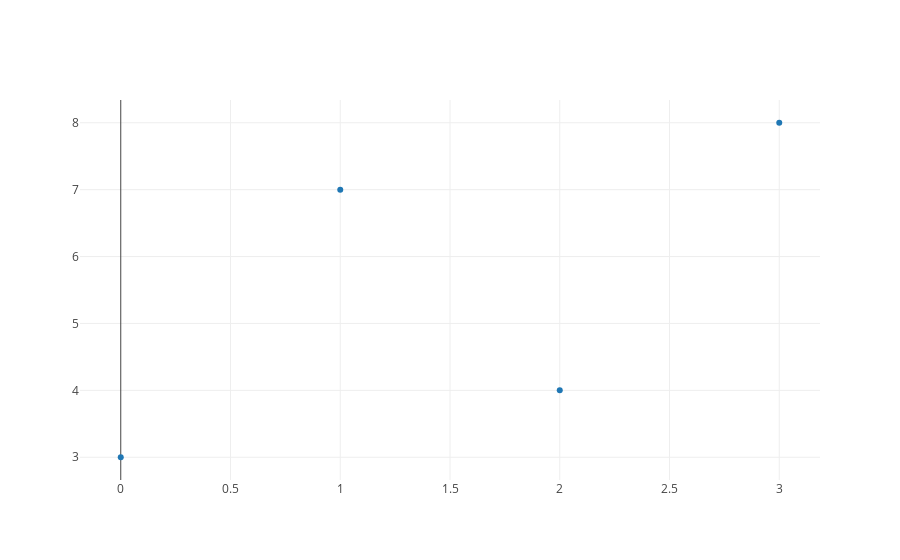

The notebook cell this image was saved under:
### Code cell
# plotly
trace = go.Scatter(
    x = x,
    y = y,
    mode = 'markers'
)

data = [trace]

# Plot and embed in ipython notebook!
offline.iplot(data, filename='basic-scatter')

### Figure 1 — Plotly figure (JSON) as saved in the notebook; plotly's stock layout.template omitted (floating-point values rounded to 4 significant figures)
{"data": [{"mode": "markers", "type": "scatter", "uid": "24342887-6847-4605-bb81-36712fa78719", "x": [0, 1, 2, 3], "y": [3, 7, 4, 8]}], "layout": {"autosize": true, "xaxis": {"autorange": true, "range": [-0.1753, 3.175], "type": "linear"}, "yaxis": {"autorange": true, "range": [2.634, 8.366], "type": "linear"}}}
